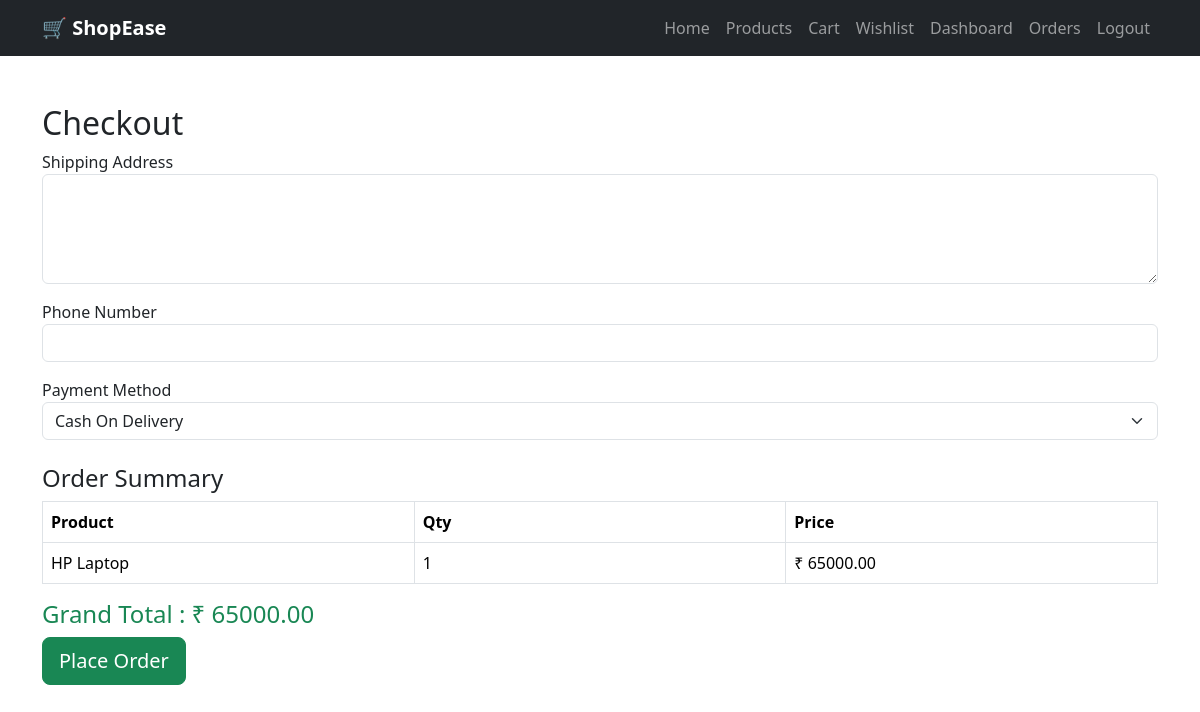
Screenshot of /checkout/ (signed in) with the database file from the repository.
### shopease/models.py (models this page shows, shortened)
class CartItem(models.Model):
    cart = models.ForeignKey(Cart, on_delete=models.CASCADE)
    product = models.ForeignKey(Product, on_delete=models.CASCADE)
    quantity = models.PositiveIntegerField(default=1)

class Product(models.Model):
    category = models.ForeignKey(Category, on_delete=models.CASCADE)
    name = models.CharField(max_length=200)
    description = models.TextField()
    price = models.DecimalField(max_digits=10, decimal_places=2)
    stock = models.IntegerField()
    image = models.ImageField(upload_to='products/')
    created_at = models.DateTimeField(auto_now_add=True)

### shopease/views.py (the view, shortened to what this page needs)
# urls.py: path('checkout/', views.checkout, name='checkout'),
@login_required
def checkout(request):
    cart = get_object_or_404(Cart, user=request.user)
    items = CartItem.objects.filter(cart=cart)
    total = sum(item.product.price * item.quantity for item in items)
    return render(request, "checkout.html", {
        "items": items,
        "total": total
    })

### shopease/models.py (called while the page is built)
    def total_price(self):
        return self.product.price * self.quantity

### shopease/templates/checkout.html (shortened to what this page needs)
{% extends 'base.html' %}
{% block content %}
<div class="container mt-5">
<h2>Checkout</h2>
<form method="POST">
    <div class="mb-3">
        <label>Shipping Address</label>
        <textarea
            name="address"
            class="form-control"
            rows="4"
            required></textarea>
    </div>
    <div class="mb-3">
        <label>Phone Number</label>
        <input
            type="text"
            name="phone"
            class="form-control"
            required>
    </div>
    <div class="mb-3">
        <label>Payment Method</label>
        <select
            class="form-select"
            name="payment">
            <option value="COD">
                Cash On Delivery
            </option>
        </select>
    </div>
    <h4 class="mt-4">Order Summary</h4>
<table class="table table-bordered">
    <tr>
        <th>Product</th>
        <th>Qty</th>
        <th>Price</th>
    </tr>
    {% for item in items %}
    <tr>
        <td>{{ item.product.name }}</td>
        <td>{{ item.quantity }}</td>
        <td>₹ {{ item.total_price }}</td>
    </tr>
    {% endfor %}
</table>
    <h4 class="text-success">
        Grand Total : ₹ {{ total }}
    </h4>
    <button
        class="btn btn-success btn-lg">
        Place Order
    </button>
</form>
</div>
{% endblock %}

### shopease/static/css/style.css (style rules this page uses)
body { background:#f8f9fa; font-family:Arial,sans-serif; }
.btn { border-radius: 8px; }
.table th { width:200px; }
.btn-lg { margin-right:10px; }

### rows the page displays
CartItem: product.name "HP Laptop", quantity "1", total_price "65000.00"

### other values shown
{{ total }} "65000.00"
